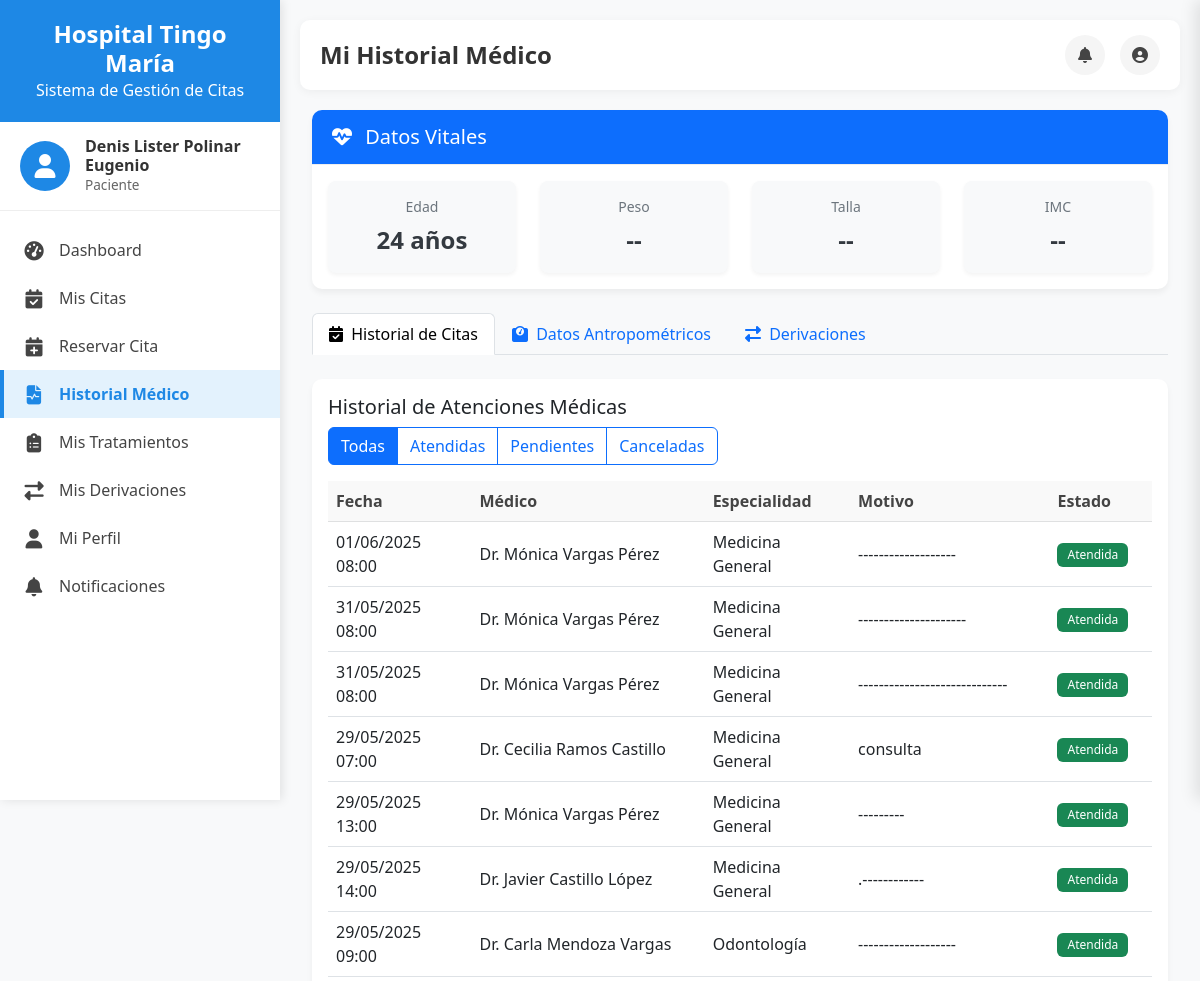
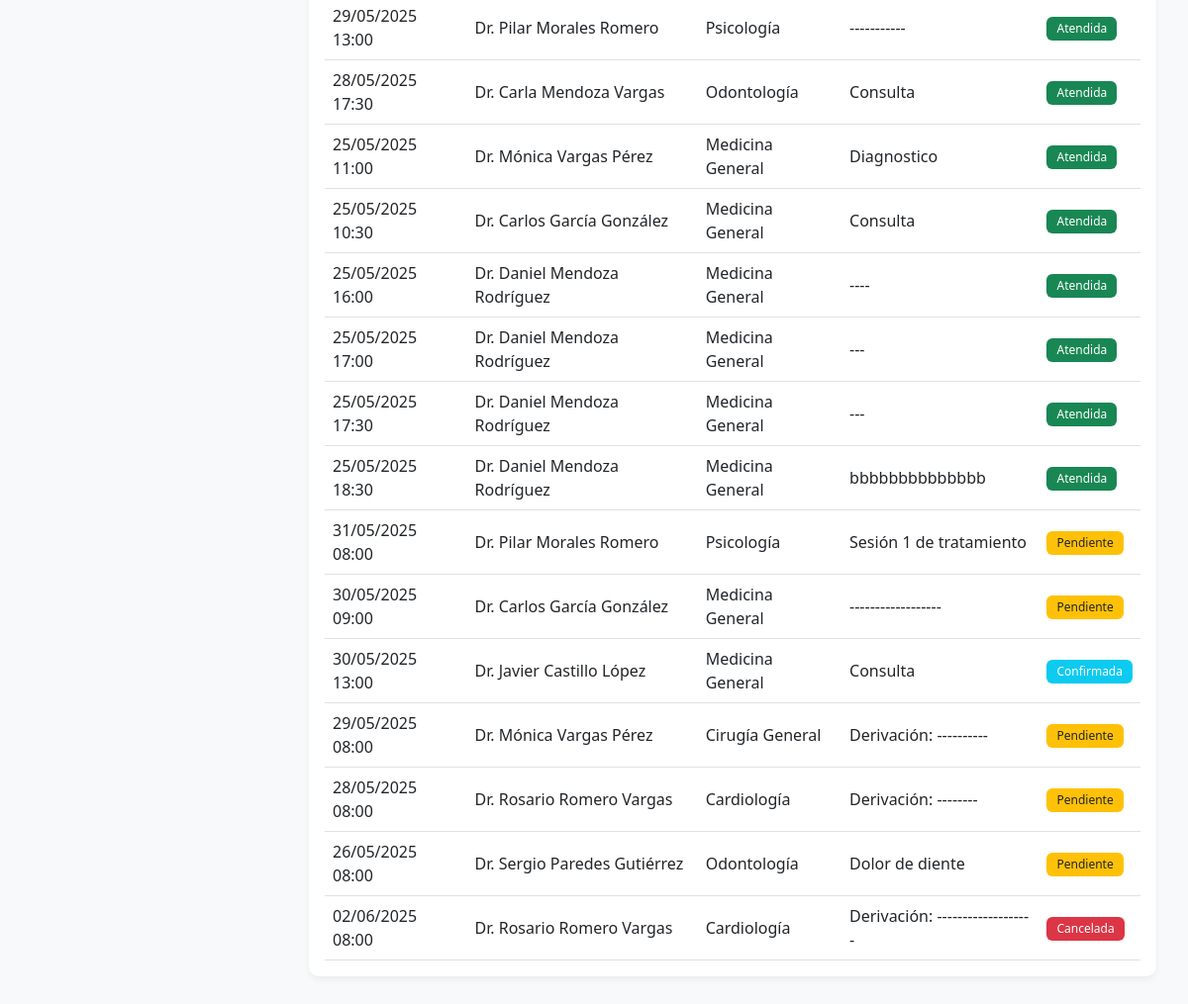
The app's page /mi-historial-medico/ (signed in) with its own data (2 pictures, top to bottom).
### core/models.py (models this page shows, shortened)
class Usuario(AbstractUser):
    nombres = models.CharField(max_length=100, blank=True)
    apellidos = models.CharField(max_length=100, blank=True)
    dni = models.CharField(max_length=8, unique=True, null=True, blank=True)
    telefono = models.CharField(max_length=15, blank=True)
    direccion = models.TextField(blank=True)
    fecha_nacimiento = models.DateField(null=True, blank=True)
    sexo = models.CharField(max_length=1, choices=SEXO_CHOICES, blank=True)
    rol = models.ForeignKey(Rol, on_delete=models.SET_NULL, null=True, related_name='usuarios')
    foto_perfil = models.ImageField(upload_to='fotos_perfil/', null=True, blank=True)
    class Meta:
        verbose_name = 'Usuario'
        verbose_name_plural = 'Usuarios'

class Rol(models.Model):
    nombre = models.CharField(max_length=50)
    descripcion = models.TextField(blank=True)
    class Meta:
        verbose_name = 'Rol'
        verbose_name_plural = 'Roles'

class Cita(models.Model):
    paciente = models.ForeignKey(Paciente, on_delete=models.CASCADE, related_name='citas')
    medico = models.ForeignKey(Medico, on_delete=models.CASCADE, related_name='citas')
    consultorio = models.ForeignKey(Consultorio, on_delete=models.CASCADE, related_name='citas')
    fecha = models.DateField()
    hora_inicio = models.TimeField()
    hora_fin = models.TimeField()
    estado = models.CharField(max_length=10, choices=ESTADO_CITA_CHOICES, default='pendiente')
    motivo = models.TextField()
    created_at = models.DateTimeField(auto_now_add=True)
    asistio = models.BooleanField(null=True, blank=True)
    fue_justificada = models.BooleanField(default=False)
    motivo_no_asistencia = models.TextField(blank=True)
    cita_anterior = models.ForeignKey('self', on_delete=models.SET_NULL, null=True, blank=True, related_name='citas_seguimiento')
    tratamiento = models.ForeignKey(TratamientoProgramado, on_delete=models.SET_NULL, null=True, blank=True, related_name='citas')
    reservado_por = models.ForeignKey(Usuario, on_delete=models.SET_NULL, null=True, related_name='citas_reservadas')
    derivacion = models.ForeignKey(Derivacion, on_delete=models.SET_NULL, null=True, blank=True, related_name='citas')
    class Meta:
        verbose_name = 'Cita'
        verbose_name_plural = 'Citas'
        ordering = ['fecha', 'hora_inicio']

class Medico(models.Model):
    usuario = models.OneToOneField(Usuario, on_delete=models.CASCADE, related_name='medico')
    cmp = models.CharField(max_length=10, verbose_name='Código Médico Profesional')
    especialidad = models.ForeignKey(Especialidad, on_delete=models.CASCADE, related_name='medicos')
    class Meta:
        verbose_name = 'Médico'
        verbose_name_plural = 'Médicos'

class Especialidad(models.Model):
    nombre = models.CharField(max_length=100)
    descripcion = models.TextField(blank=True)
    acceso_directo = models.BooleanField(default=False, help_text='Si puede ser agendada sin derivación previa')
    class Meta:
        verbose_name = 'Especialidad'
        verbose_name_plural = 'Especialidades'

### core/views_paciente_historial.py (the view)
# urls.py: path('mi-historial-medico/', views_paciente_historial.mi_historial_medico, name='mi_historial_medico'),
@login_required
@paciente_required
def mi_historial_medico(request):
    paciente = request.user.paciente
    historial = HistorialMedico.objects.filter(paciente=paciente).order_by('-fecha')
    derivaciones = Derivacion.objects.filter(
        paciente=paciente
    ).order_by('-fecha_derivacion')
    citas = Cita.objects.filter(
        paciente=paciente
    ).order_by('-fecha')
    citas_pendientes = citas.filter(estado__in=['pendiente', 'confirmada'])
    citas_atendidas = citas.filter(estado='atendida')
    citas_canceladas = citas.filter(estado='cancelada')
    datos_antropometricos = DatosAntropometricos.objects.filter(
        paciente=paciente
    ).order_by('-fecha_registro')
    ultimo_registro = datos_antropometricos.first()
    if not historial.exists() and not derivaciones.exists() and not citas.exists() and not datos_antropometricos.exists():
        messages.info(request, "Aún no tienes registros médicos en el sistema.")
    return render(request, 'paciente/mi_historial_medico.html', {
        'historial': historial,
        'derivaciones': derivaciones,
        'citas_pendientes': citas_pendientes,
        'citas_atendidas': citas_atendidas,
        'citas_canceladas': citas_canceladas,
        'datos_antropometricos': datos_antropometricos,
        'ultimo_registro': ultimo_registro,
    })

### templates/paciente/mi_historial_medico.html (shortened to what this page needs)
{% extends 'dashboard/base_dashboard.html' %}
{% load static %}
{% block page_title %}Mi Historial Médico{% endblock %}
{% block content %}
<div class="container-fluid">
    <div class="card mb-4">
        <div class="card-header bg-primary text-white">
            <h5 class="mb-0"><i class="fas fa-heartbeat me-2"></i> Datos Vitales</h5>
        </div>
        <div class="card-body">
            <div class="row">
                <div class="col-md-3">
                    <div class="vital-card">
                        <span class="vital-label">Edad</span>
                        <span class="vital-value">
                            {% if request.user.fecha_nacimiento %}
                                {{ request.user.fecha_nacimiento|timesince|slice:"0:2" }} años
                            {% else %}
                                --
                            {% endif %}
                        </span>
                    </div>
                </div>
                <div class="col-md-3">
                    <div class="vital-card">
                        <span class="vital-label">Peso</span>
                        <span class="vital-value">
                            {% if ultimo_registro.peso %}
                                {{ ultimo_registro.peso }} kg
                            {% else %}
                                --
                            {% endif %}
                        </span>
                    </div>
                </div>
                <div class="col-md-3">
                    <div class="vital-card">
                        <span class="vital-label">Talla</span>
                        <span class="vital-value">
                            {% if ultimo_registro.talla %}
                                {{ ultimo_registro.talla }} cm
                            {% else %}
                                --
                            {% endif %}
                        </span>
                    </div>
                </div>
                <div class="col-md-3">
                    <div class="vital-card">
                        <span class="vital-label">IMC</span>
                        <span class="vital-value">
                            {% if ultimo_registro.imc %}
                                {{ ultimo_registro.imc }}
                                <span class="imc-category">
                                    ({{ ultimo_registro.get_categoria_imc }})
                                </span>
                            {% else %}
                                --
                            {% endif %}
                        </span>
                    </div>
                </div>
            </div>
        </div>
    </div>
    <ul class="nav nav-tabs mb-4" id="historialTabs" role="tablist">
        <li class="nav-item" role="presentation">
            <button class="nav-link active" id="citas-tab" data-bs-toggle="tab" data-bs-target="#citas" type="button" role="tab" aria-controls="citas" aria-selected="true">
                <i class="fas fa-calendar-check me-1"></i> Historial de Citas
            </button>
        </li>
        <li class="nav-item" role="presentation">
            <button class="nav-link" id="antropometricos-tab" data-bs-toggle="tab" data-bs-target="#antropometricos" type="button" role="tab" aria-controls="antropometricos" aria-selected="false">
                <i class="fas fa-weight me-1"></i> Datos Antropométricos
            </button>
        </li>
        <li class="nav-item" role="presentation">
            <button class="nav-link" id="derivaciones-tab" data-bs-toggle="tab" data-bs-target="#derivaciones" type="button" role="tab" aria-controls="derivaciones" aria-selected="false">
                <i class="fas fa-exchange-alt me-1"></i> Derivaciones
            </button>
        </li>
    </ul>
    <div class="tab-content" id="historialTabsContent">
        <div class="tab-pane fade show active" id="citas" role="tabpanel" aria-labelledby="citas-tab">
            <div class="card">
                <div class="card-body">
                    <h5 class="card-title">Historial de Atenciones Médicas</h5>
                    <div class="row mb-3">
                        <div class="col-md-6">
                            <div class="btn-group" role="group">
                                <button type="button" class="btn btn-outline-primary active" data-filter="all">Todas</button>
                                <button type="button" class="btn btn-outline-primary" data-filter="atendidas">Atendidas</button>
                                <button type="button" class="btn btn-outline-primary" data-filter="pendientes">Pendientes</button>
                                <button type="button" class="btn btn-outline-primary" data-filter="canceladas">Canceladas</button>
                            </div>
                        </div>
                    </div>
                    <div class="table-responsive">
                        <table class="table table-hover">
                            <thead class="table-light">
                                <tr>
                                    <th>Fecha</th>
                                    <th>Médico</th>
                                    <th>Especialidad</th>
                                    <th>Motivo</th>
                                    <th>Estado</th>
                                </tr>
                            </thead>
                            <tbody>
                                {% for cita in citas_atendidas %}
                                <tr class="cita-row" data-type="atendidas">
                                    <td>{{ cita.fecha|date:"d/m/Y" }} {{ cita.hora_inicio|time:"H:i" }}</td>
                                    <td>Dr. {{ cita.medico.usuario.nombres }} {{ cita.medico.usuario.apellidos }}</td>
                                    <td>{{ cita.medico.especialidad.nombre }}</td>
                                    <td>{{ cita.motivo|truncatechars:50 }}</td>
                                    <td><span class="badge bg-success">Atendida</span></td>
                                </tr>
                                {% endfor %}
                                {% for cita in citas_pendientes %}
                                <tr class="cita-row" data-type="pendientes">
                                    <td>{{ cita.fecha|date:"d/m/Y" }} {{ cita.hora_inicio|time:"H:i" }}</td>
                                    <td>Dr. {{ cita.medico.usuario.nombres }} {{ cita.medico.usuario.apellidos }}</td>
                                    <td>{{ cita.medico.especialidad.nombre }}</td>
                                    <td>{{ cita.motivo|truncatechars:50 }}</td>
                                    <td>
                                        {% if cita.estado == 'pendiente' %}
                                        <span class="badge bg-warning text-dark">Pendiente</span>
                                        {% else %}
                                        <span class="badge bg-info">Confirmada</span>
                                        {% endif %}
                                    </td>
                                </tr>
                                {% endfor %}
                                {% for cita in citas_canceladas %}
                                <tr class="cita-row" data-type="canceladas">
                                    <td>{{ cita.fecha|date:"d/m/Y" }} {{ cita.hora_inicio|time:"H:i" }}</td>
                                    <td>Dr. {{ cita.medico.usuario.nombres }} {{ cita.medico.usuario.apellidos }}</td>
                                    <td>{{ cita.medico.especialidad.nombre }}</td>
                                    <td>{{ cita.motivo|truncatechars:50 }}</td>
                                    <td><span class="badge bg-danger">Cancelada</span></td>
                                </tr>
                                {% endfor %}
                            </tbody>
                        </table>
                    </div>
                </div>
            </div>
        </div>
    </div>
</div>
{% endblock %}

### templates/dashboard/base_dashboard.html (shortened to what this page needs)
<!DOCTYPE html>
<html lang="es">
<head>
    <link href="https://cdn.jsdelivr.net/npm/bootstrap@5.3.0/dist/css/bootstrap.min.css" rel="stylesheet">
    <link rel="stylesheet" href="https://cdnjs.cloudflare.com/ajax/libs/font-awesome/6.4.0/css/all.min.css">
</head>
<body>
    <div class="sidebar" id="sidebar">
        <div class="sidebar-header">
            <h3>Hospital Tingo María</h3>
            <p class="mb-0">Sistema de Gestión de Citas</p>
        </div>
        <div class="sidebar-user">
            <div class="user-avatar">
                <i class="fas fa-user"></i>
            </div>
            <div class="user-info">
                <h5>{{ user.nombres }} {{ user.apellidos }}</h5>
                <p>{{ user.rol.nombre }}</p>
            </div>
        </div>
        <div class="sidebar-menu">
        </div>
    </div>
            {% load notification_filters %}
    <div class="main-content">
        <div class="topbar">
            <div class="d-flex align-items-center">
                <h4 class="page-title mb-0">{% block page_title %}Dashboard{% endblock %}</h4>
            </div>
            <div class="topbar-actions">
                <div class="action-item">
                    <button class="btn-icon" id="btnNotifications">
                        <i class="fas fa-bell"></i>
                    </button>
                </div>
                <div class="action-item dropdown">
                    <button class="btn-icon" id="userDropdown" data-bs-toggle="dropdown" aria-expanded="false">
                        <i class="fas fa-user-circle"></i>
                    </button>
                </div>
            </div>
        </div>
        {% block content %}{% endblock %}
    </div>
</body>
</html>

### records on screen
Usuario: nombres "Denis Lister", apellidos "Polinar Eugenio", rol.nombre "Paciente", user.fecha_nacimiento "24"
Cita: fecha "01/06/2025", hora_inicio "08:00", medico.usuario.nombres "Mónica", medico.usuario.apellidos "Vargas Pérez", medico.especialidad.nombre "Medicina General", motivo "-------------------"
Cita: fecha "31/05/2025", hora_inicio "08:00", medico.usuario.nombres "Mónica", medico.usuario.apellidos "Vargas Pérez", medico.especialidad.nombre "Medicina General", motivo "---------------------"
Cita: fecha "31/05/2025", hora_inicio "08:00", medico.usuario.nombres "Mónica", medico.usuario.apellidos "Vargas Pérez", medico.especialidad.nombre "Medicina General", motivo "-----------------------------"
Cita: fecha "29/05/2025", hora_inicio "07:00", medico.usuario.nombres "Cecilia", medico.usuario.apellidos "Ramos Castillo", medico.especialidad.nombre "Medicina General", motivo "consulta"
Cita: fecha "29/05/2025", hora_inicio "13:00", medico.usuario.nombres "Mónica", medico.usuario.apellidos "Vargas Pérez", medico.especialidad.nombre "Medicina General", motivo "---------"
Cita: fecha "29/05/2025", hora_inicio "14:00", medico.usuario.nombres "Javier", medico.usuario.apellidos "Castillo López", medico.especialidad.nombre "Medicina General", motivo ".------------"
Cita: fecha "29/05/2025", hora_inicio "09:00", medico.usuario.nombres "Carla", medico.usuario.apellidos "Mendoza Vargas", medico.especialidad.nombre "Odontología", motivo "-------------------"
Cita: fecha "29/05/2025", hora_inicio "13:00", medico.usuario.nombres "Pilar", medico.usuario.apellidos "Morales Romero", medico.especialidad.nombre "Psicología", motivo "-----------"
Cita: fecha "28/05/2025", hora_inicio "17:30", medico.usuario.nombres "Carla", medico.usuario.apellidos "Mendoza Vargas", medico.especialidad.nombre "Odontología", motivo "Consulta"
Cita: fecha "25/05/2025", hora_inicio "11:00", medico.usuario.nombres "Mónica", medico.usuario.apellidos "Vargas Pérez", medico.especialidad.nombre "Medicina General", motivo "Diagnostico"
Cita: fecha "25/05/2025", hora_inicio "10:30", medico.usuario.nombres "Carlos", medico.usuario.apellidos "García González", medico.especialidad.nombre "Medicina General", motivo "Consulta"
Cita: fecha "25/05/2025", hora_inicio "16:00", medico.usuario.nombres "Daniel", medico.usuario.apellidos "Mendoza Rodríguez", medico.especialidad.nombre "Medicina General", motivo "----"
Cita: fecha "25/05/2025", hora_inicio "17:00", medico.usuario.nombres "Daniel", medico.usuario.apellidos "Mendoza Rodríguez", medico.especialidad.nombre "Medicina General", motivo "---"
Cita: fecha "25/05/2025", hora_inicio "17:30", medico.usuario.nombres "Daniel", medico.usuario.apellidos "Mendoza Rodríguez", medico.especialidad.nombre "Medicina General", motivo "---"
Cita: fecha "25/05/2025", hora_inicio "18:30", medico.usuario.nombres "Daniel", medico.usuario.apellidos "Mendoza Rodríguez", medico.especialidad.nombre "Medicina General", motivo "bbbbbbbbbbbbbb"
Cita: fecha "31/05/2025", hora_inicio "08:00", medico.usuario.nombres "Pilar", medico.usuario.apellidos "Morales Romero", medico.especialidad.nombre "Psicología", motivo "Sesión 1 de tratamiento", estado "Pendiente"
Cita: fecha "30/05/2025", hora_inicio "09:00", medico.usuario.nombres "Carlos", medico.usuario.apellidos "García González", medico.especialidad.nombre "Medicina General", motivo "------------------", estado "Pendiente"
Cita: fecha "30/05/2025", hora_inicio "13:00", medico.usuario.nombres "Javier", medico.usuario.apellidos "Castillo López", medico.especialidad.nombre "Medicina General", motivo "Consulta", estado "Confirmada"
Cita: fecha "29/05/2025", hora_inicio "08:00", medico.usuario.nombres "Mónica", medico.usuario.apellidos "Vargas Pérez", medico.especialidad.nombre "Cirugía General", motivo "Derivación: ----------", estado "Pendiente"
Cita: fecha "28/05/2025", hora_inicio "08:00", medico.usuario.nombres "Rosario", medico.usuario.apellidos "Romero Vargas", medico.especialidad.nombre "Cardiología", motivo "Derivación: --------", estado "Pendiente"
Cita: fecha "26/05/2025", hora_inicio "08:00", medico.usuario.nombres "Sergio", medico.usuario.apellidos "Paredes Gutiérrez", medico.especialidad.nombre "Odontología", motivo "Dolor de diente", estado "Pendiente"
Cita: fecha "02/06/2025", hora_inicio "08:00", medico.usuario.nombres "Rosario", medico.usuario.apellidos "Romero Vargas", medico.especialidad.nombre "Cardiología", motivo "Derivación: -------------------"
